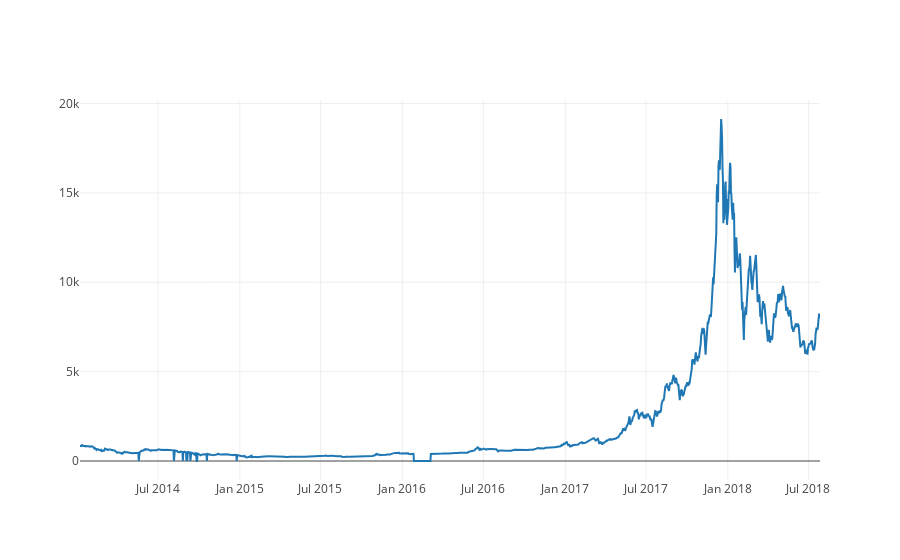

The code cell stored with this chart in its notebook:
### Code cell
btc_trace = go.Scatter(x=data.index, y=data['Weighted Price'], name= 'Price')
py.iplot([btc_trace])

### Figure 1 — Plotly figure (JSON) as saved in the notebook; plotly's stock layout.template omitted (floating-point values rounded to 4 significant figures; data arrays with more than 128 entries replaced by an {"elided": "..."} marker saying what was removed)
{"data": [{"name": "Price", "type": "scatter", "x": {"elided": "1663 str values"}, "y": {"elided": "1663 float values"}}], "layout": {}}
